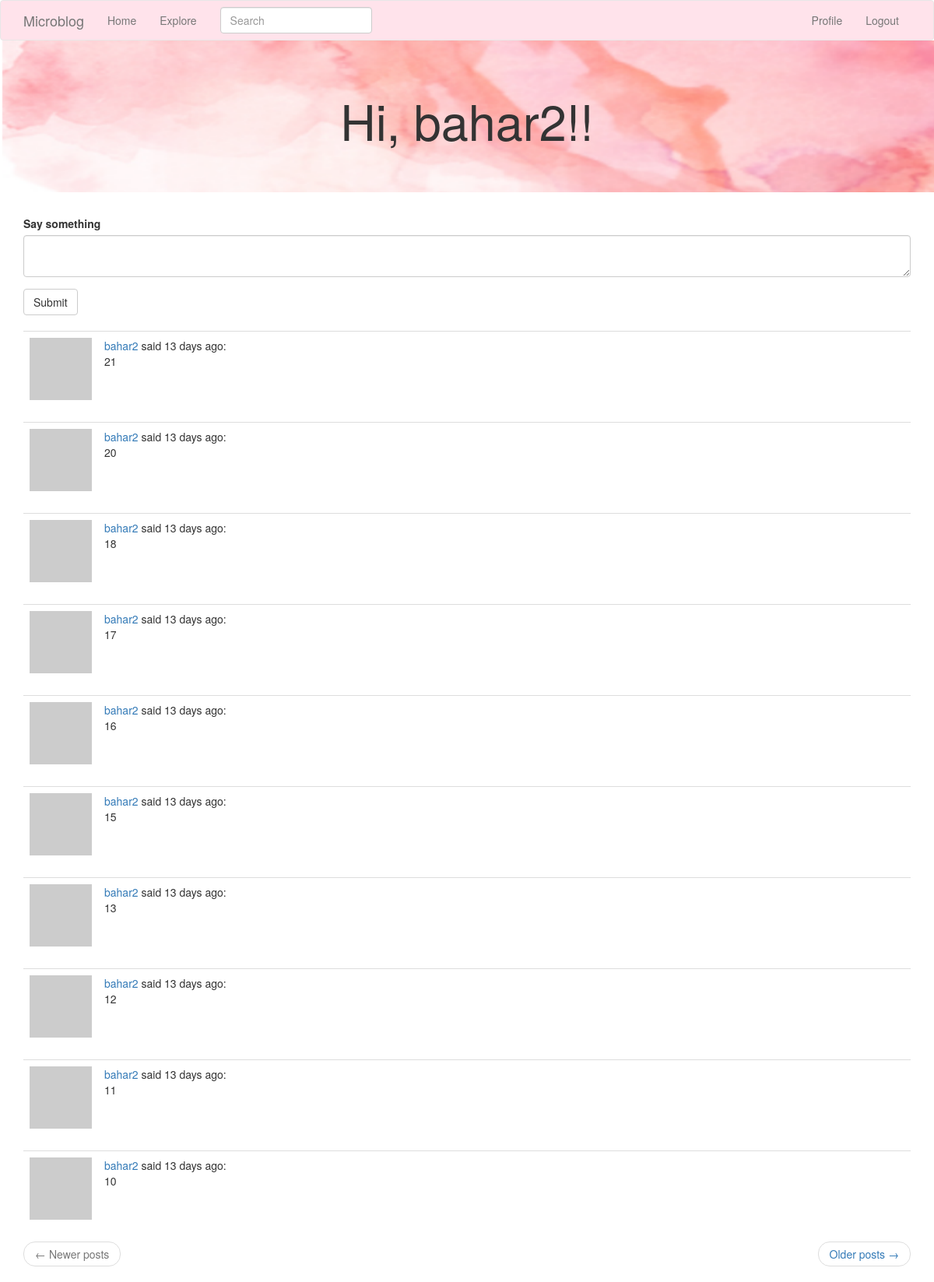
The page /index (signed in) on the database its author committed.
### app/models.py (models this page shows, shortened)
class User(UserMixin, db.Model):
    id = db.Column(db.Integer, primary_key=True)
    username = db.Column(db.String(64), index=True, unique=True)
    email = db.Column(db.String(120), index=True, unique=True)
    password_hash = db.Column(db.String(128))
    posts = db.relationship('Post', backref='author', lazy='dynamic')
    about_me = db.Column(db.String(140))
    last_seen = db.Column(db.DateTime, default=datetime.utcnow)
    def avatar(self, size):
        digest = md5(self.email.lower().encode('utf-8')).hexdigest()
        return 'https://www.gravatar.com/avatar/{}?d=identicon&s={}'.format(
            digest, size)
    followed = db.relationship(
        'User', secondary=followers,
        primaryjoin=(followers.c.follower_id == id),
        secondaryjoin=(followers.c.followed_id == id),
        backref=db.backref('followers', lazy='dynamic'), lazy='dynamic')
    def followed_posts(self):
        followed=Post.query.join(
            followers, (followers.c.followed_id == Post.user_id)).filter(
                followers.c.follower_id == self.id)
        own = Post.query.filter_by(user_id=self.id)
        return followed.union(own).order_by(Post.timestamp.desc())

class SearchableMixin(object):
    @classmethod
    def before_commit(cls, session):
        session._changes = {
            'add': list(session.new),
            'update': list(session.dirty),
            'delete': list(session.deleted)
        }
    @classmethod
    def after_commit(cls, session):
        for obj in session._changes['add']:
            if isinstance(obj, SearchableMixin):
                add_to_index(obj.__tablename__, obj)
        for obj in session._changes['update']:
            if isinstance(obj, SearchableMixin):
                add_to_index(obj.__tablename__, obj)
        for obj in session._changes['delete']:
            if isinstance(obj, SearchableMixin):
                remove_from_index(obj.__tablename__, obj)
        session._changes = None

class Post(SearchableMixin, db.Model):
    __searchable__=['body']
    id = db.Column(db.Integer, primary_key=True)
    body = db.Column(db.String(140))
    timestamp = db.Column(db.DateTime, index=True, default=datetime.utcnow)
    user_id = db.Column(db.Integer, db.ForeignKey('user.id'))
    language = db.Column(db.String(5))

### app/main/routes.py (the view, shortened to what this page needs)
@bp.route('/', methods=['GET', 'POST'])
@bp.route('/index', methods=['GET', 'POST'])
@login_required
def index():
    form = PostForm()
    page = request.args.get('page', 1, type=int)
    posts = current_user.followed_posts().paginate(
        page, current_app.config['POSTS_PER_PAGE'], False)
    next_url = url_for('main.index', page=posts.next_num) \
        if posts.has_next else None
    prev_url = url_for('main.index', page=posts.prev_num) \
        if posts.has_prev else None
    return render_template('index.html', title=_('Home'), form=form,
                           posts=posts.items, next_url=next_url,
                           prev_url=prev_url)

### app/main/forms.py
class SearchForm(FlaskForm):
    q = StringField(_l('Search'), validators=[DataRequired()])
    def __init__(self, *args, **kwargs):
        if 'formdata' not in kwargs:
            kwargs['formdata'] = request.args
        if 'csrf_enabled' not in kwargs:
            kwargs['csrf_enabled'] = False
        super(SearchForm, self).__init__(*args, **kwargs)

class PostForm(FlaskForm):
    post = TextAreaField(_l('Say something'), validators=[
        DataRequired(), Length(min=1, max=140)])
    submit = SubmitField(_l('Submit'))

### app/main/routes.py (called while the page is built)
@bp.before_app_request
def before_request():
    if current_user.is_authenticated:
        current_user.last_seen = datetime.utcnow()
        db.session.commit()
        g.search_form = SearchForm()
    g.locale = str(get_locale())

### app/models.py (called while the page is built)
@login.user_loader
def load_user(id):
    return User.query.get(int(id))

### app/templates/index.html
{% extends "base.html" %}
{% import 'bootstrap/wtf.html' as wtf %}
{% block app_content %}
    <div class="jumbotron text-center" style="background-image: url({{url_for('static', filename='bg1.png')}});">
    <h1>{{ _('Hi, %(username)s!',  username=current_user.username) }}!</h1>
    </div>
    <div class="container" >
    {% if form %}
    {{ wtf.quick_form(form) }}
    <br>
    {% endif %}
    {% for post in posts %}
        {% include '_post.html' %}
    {% endfor %}
    <nav aria-label="...">
        <ul class="pager">
            <li class="previous{% if not prev_url %} disabled{% endif %}">
                <a href="{{ prev_url or '#' }}">
                    <span aria-hidden="true">&larr;</span> {{ _('Newer posts') }}
                </a>
            </li>
            <li class="next{% if not next_url %} disabled{% endif %}">
                <a href="{{ next_url or '#' }}">
                    {{ _('Older posts') }} <span aria-hidden="true">&rarr;</span>
                </a>
            </li>
        </ul>
    </nav>
</div>
{% endblock %}

### app/templates/_post.html (shortened to what this page needs)
    <table class="table table-hover">
        <tr>
            <td width="70px">
                <a href="{{ url_for('main.user', username=post.author.username) }}">
                    <img src="{{ post.author.avatar(70) }}" />
                </a>
            </td>
            <td>
               {{ _('%(username)s said %(when)s', username=user_link,  when=moment(post.timestamp).fromNow()) }}:
                <br>
                {{ post.body }}
            </td>
        </tr>
    </table>

### rows shown on the page
Post: body "21"
Post: body "20"
Post: body "18"
Post: body "17"
Post: body "16"
Post: body "15"
Post: body "13"
Post: body "12"
Post: body "11"
Post: body "10"
